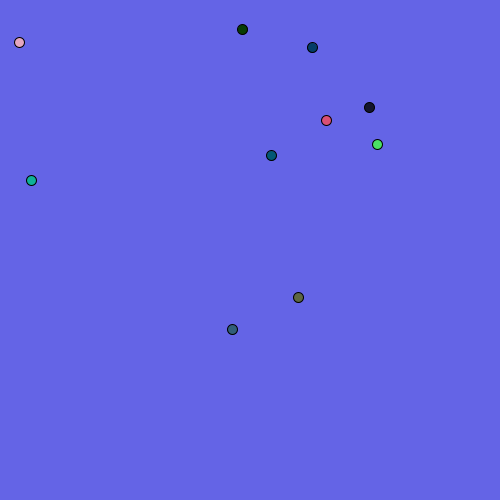
Frame 1 (no input)
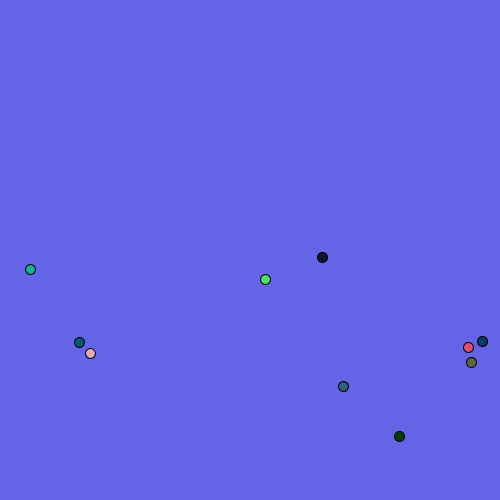
Frame 60 (the mouse pressed at the canvas centre just before this capture)
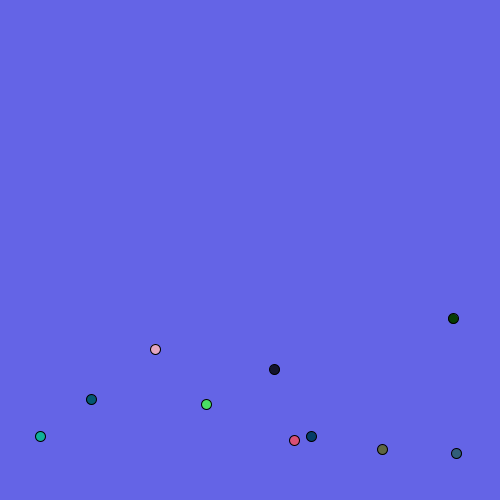
Frame 120 (the mouse held since frame 60 and released just before this capture)

The Processing sketch that drew these frames (run headless with seeded random() and noise(); from frame 60 on, the mouse is pressed at the canvas centre):

// Processing sketch: HelloOOP
// ── HelloOOP.pde
/* Bouncing balls */

float gravity = 0.4;
int numballs = 10;  //More than 2000 and your program may crash

Ball[] ball = new Ball[numballs];

PVector dist;

void setup() {
  size(500, 500);
  for (int i = 0; i < numballs; i++) {
    ball[i] = new Ball(new PVector(random(width), random(height-30)), 
      new PVector(random(-4, 4), random(-4, 4)), .8, 10, 
      color(random(255), random(255), random(255)));
  }
}
void draw() {
  background(100, 100, 230);
  for (int i = 0; i < numballs; i++) {

    for (int j = 0; j < numballs && j != i; j++) {  //check for collision
      if (collide(ball[i], ball[j])) {

        ball[i].pos = PVector.add(ball[j].pos, dist); //position check: Ensure all balls' are positions clearly defined

        if (abs(ball[i].vel.mag()) > .1 && abs(ball[j].vel.mag()) > .1) { //to let balls act normal when stacking over each other
          exchangevel(ball[i], ball[j]); //There must be a better solution to this
        }
      }
    }

    ball[i].update();
    ball[i].disp();
  }
}

boolean collide(Ball b1, Ball b2) {
  dist = PVector.sub(b1.pos, b2.pos);

  if (dist.mag() < b1.radius) {
    dist.setMag(b1.radius);
    return true;
  } else return false;
}

//simple 10th grade physics: When 2 similar balls collide, exchange their velocities...
void exchangevel(Ball b1, Ball b2) {
  PVector tempv;
  tempv = b1.vel;
  b1.vel = b2.vel;
  b2.vel = tempv;
}

// ── Ball.pde
class Ball {
  PVector pos;
  PVector vel;

  float elasticity;
  int radius;
  color hue;

  Ball (PVector tpos, PVector tvel, float tel, int tr, color thue) {
    pos = tpos;
    vel = tvel;
    elasticity = tel;
    radius = tr;
    hue = thue;
  }

  void update() {
    vel.y += gravity;
    pos.y += vel.y;
    pos.x += vel.x;
    
    //Wall bouncing 
    if (pos.y > height - 20) {
      pos.y = height - 20;
      vel.y *= -elasticity;
    } 
    if (pos.y < 0) {
      pos.y = 1;
      vel.y *= -elasticity;
    }

    if (pos.x > width) {
      pos.x = width;
      vel.x *= -elasticity;
    } else if (pos.x < 0) {
      pos.x = 0;
      vel.x *= -elasticity;
    }
  }

  void disp() {
    fill(hue);
    ellipse(pos.x, pos.y, radius, radius);
  }
}
